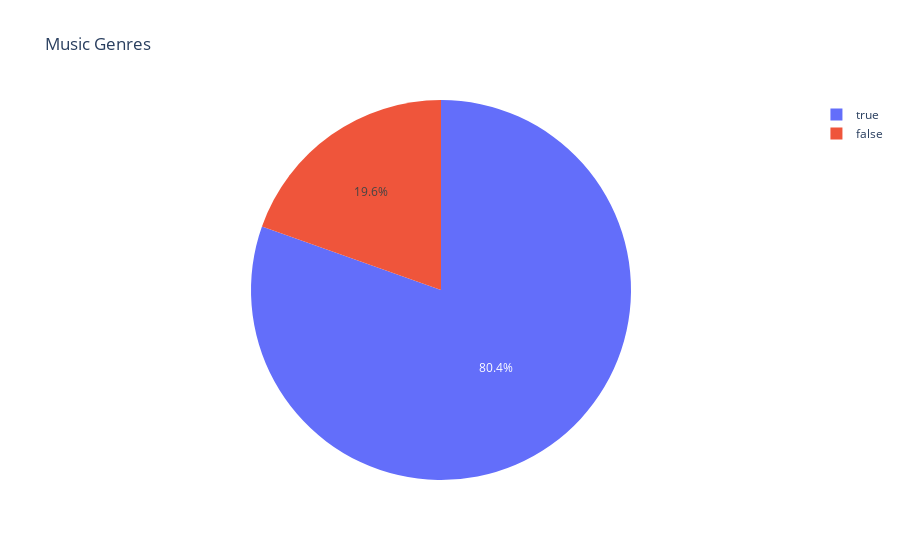

The cell this chart's notebook holds for it:
### Markdown cell above
As we can see, the top 4 genres are subgenres of pop music. We can deduce that the pop music is indeed the most popular, as seen below:

### Code cell
# Load the data
df = pd.read_csv("spotify_top_music.csv")

df['is_pop'] = df['top genre'].apply(lambda x: 'pop' in x.lower())

# Count the number of pop and non-pop genres
genre_counts = df['is_pop'].value_counts().reset_index()

# Rename the columns for the plot
genre_counts.columns = ['Genre', 'Count']

# Create the interactive pie chart
fig = px.pie(genre_counts, values='Count', names='Genre', title='Music Genres')
fig.show()

### Figure 1 — Plotly figure (JSON) as saved in the notebook; plotly's stock layout.template omitted (floating-point values rounded to 4 significant figures)
{"data": [{"domain": {"x": [0, 1], "y": [0, 1]}, "hovertemplate": "Genre=%{label}<br>Count=%{value}<extra></extra>", "labels": [true, false], "legendgroup": "", "name": "", "showlegend": true, "type": "pie", "values": [485, 118]}], "layout": {"legend": {"tracegroupgap": 0}, "title": {"text": "Music Genres"}}}
